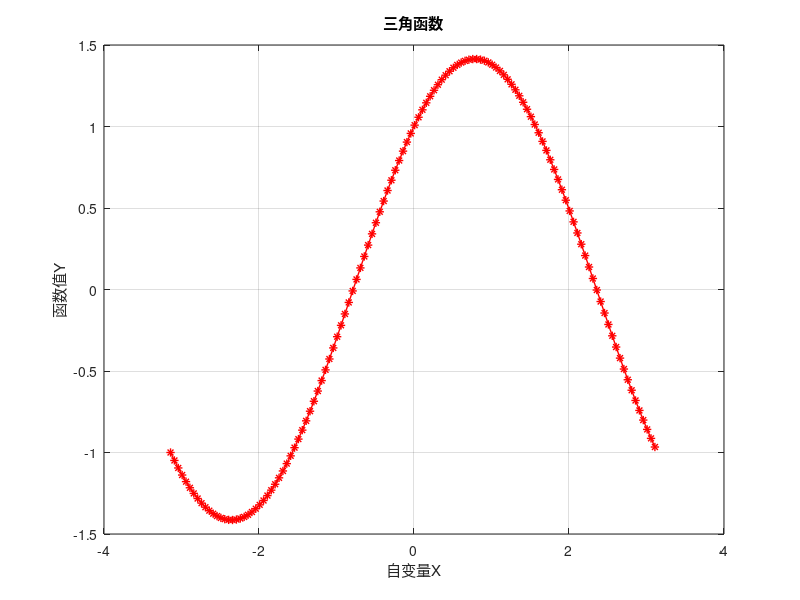

Recreate this plot in MATLAB.
% 三角函数曲线（2）
function Example02
h0=figure('toolbar','none',...
    'position',[200 150 450 350],...
    'name','Example02');
x=-pi:0.05:pi;
y=sin(x)+cos(x);
plot(x,y,'-*r','linewidth',1);
grid on
xlabel('自变量X');
ylabel('函数值Y');
title('三角函数');